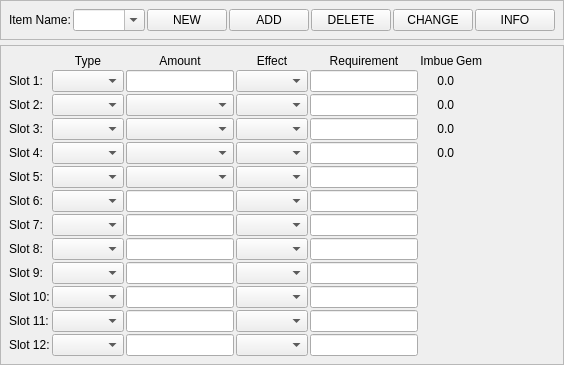
<?xml version="1.0" encoding="UTF-8"?>
<ui version="4.0">
 <class>ItemWidget</class>
 <widget class="QWidget" name="ItemWidget">
  <property name="geometry">
   <rect>
    <x>0</x>
    <y>0</y>
    <width>530</width>
    <height>343</height>
   </rect>
  </property>
  <property name="windowTitle">
   <string>Form</string>
  </property>
  <layout class="QVBoxLayout" name="verticalLayout">
   <property name="spacing">
    <number>5</number>
   </property>
   <property name="leftMargin">
    <number>0</number>
   </property>
   <property name="topMargin">
    <number>0</number>
   </property>
   <property name="rightMargin">
    <number>0</number>
   </property>
   <property name="bottomMargin">
    <number>0</number>
   </property>
   <item>
    <widget class="QFrame" name="ItemHeaderFrame">
     <property name="sizePolicy">
      <sizepolicy hsizetype="Expanding" vsizetype="Fixed">
       <horstretch>0</horstretch>
       <verstretch>0</verstretch>
      </sizepolicy>
     </property>
     <property name="frameShape">
      <enum>QFrame::StyledPanel</enum>
     </property>
     <layout class="QHBoxLayout" name="_3">
      <property name="spacing">
       <number>2</number>
      </property>
      <property name="leftMargin">
       <number>8</number>
      </property>
      <property name="topMargin">
       <number>8</number>
      </property>
      <property name="rightMargin">
       <number>8</number>
      </property>
      <property name="bottomMargin">
       <number>8</number>
      </property>
      <item>
       <widget class="QLabel" name="ItemNameLabel">
        <property name="text">
         <string>Item Name:</string>
        </property>
       </widget>
      </item>
      <item>
       <widget class="QComboBox" name="ItemName">
        <property name="sizePolicy">
         <sizepolicy hsizetype="Expanding" vsizetype="Fixed">
          <horstretch>0</horstretch>
          <verstretch>0</verstretch>
         </sizepolicy>
        </property>
        <property name="editable">
         <bool>true</bool>
        </property>
        <property name="maxVisibleItems">
         <number>20</number>
        </property>
        <property name="duplicatesEnabled">
         <bool>true</bool>
        </property>
       </widget>
      </item>
      <item>
       <widget class="QPushButton" name="ItemNewButton">
        <property name="sizePolicy">
         <sizepolicy hsizetype="Minimum" vsizetype="Fixed">
          <horstretch>0</horstretch>
          <verstretch>0</verstretch>
         </sizepolicy>
        </property>
        <property name="text">
         <string>NEW</string>
        </property>
       </widget>
      </item>
      <item>
       <widget class="QPushButton" name="ItemAddButton">
        <property name="text">
         <string>ADD</string>
        </property>
       </widget>
      </item>
      <item>
       <widget class="QPushButton" name="ItemDeleteButton">
        <property name="text">
         <string>DELETE</string>
        </property>
       </widget>
      </item>
      <item>
       <widget class="QPushButton" name="ItemChangeButton">
        <property name="text">
         <string>CHANGE</string>
        </property>
       </widget>
      </item>
      <item>
       <widget class="QPushButton" name="ItemInformationButton">
        <property name="text">
         <string>INFO</string>
        </property>
       </widget>
      </item>
     </layout>
    </widget>
   </item>
   <item>
    <widget class="QFrame" name="ItemSlotFrame">
     <property name="sizePolicy">
      <sizepolicy hsizetype="Expanding" vsizetype="Expanding">
       <horstretch>0</horstretch>
       <verstretch>0</verstretch>
      </sizepolicy>
     </property>
     <property name="frameShape">
      <enum>QFrame::StyledPanel</enum>
     </property>
     <property name="frameShadow">
      <enum>QFrame::Plain</enum>
     </property>
     <layout class="QGridLayout" name="_2">
      <property name="sizeConstraint">
       <enum>QLayout::SetDefaultConstraint</enum>
      </property>
      <property name="leftMargin">
       <number>8</number>
      </property>
      <property name="topMargin">
       <number>8</number>
      </property>
      <property name="rightMargin">
       <number>8</number>
      </property>
      <property name="bottomMargin">
       <number>8</number>
      </property>
      <property name="spacing">
       <number>2</number>
      </property>
      <item row="2" column="6">
       <widget class="QLabel" name="GemName2">
        <property name="text">
         <string/>
        </property>
       </widget>
      </item>
      <item row="7" column="2">
       <widget class="QLineEdit" name="AmountEdit7">
        <property name="sizePolicy">
         <sizepolicy hsizetype="Expanding" vsizetype="Fixed">
          <horstretch>0</horstretch>
          <verstretch>0</verstretch>
         </sizepolicy>
        </property>
       </widget>
      </item>
      <item row="5" column="6">
       <widget class="QLabel" name="GemName5">
        <property name="text">
         <string/>
        </property>
       </widget>
      </item>
      <item row="3" column="1">
       <widget class="QComboBox" name="Type3">
        <property name="maxVisibleItems">
         <number>20</number>
        </property>
       </widget>
      </item>
      <item row="8" column="3">
       <widget class="QComboBox" name="Effect8">
        <property name="maxVisibleItems">
         <number>20</number>
        </property>
       </widget>
      </item>
      <item row="4" column="4">
       <widget class="QLineEdit" name="Requirement4">
        <property name="sizePolicy">
         <sizepolicy hsizetype="Expanding" vsizetype="Fixed">
          <horstretch>0</horstretch>
          <verstretch>0</verstretch>
         </sizepolicy>
        </property>
       </widget>
      </item>
      <item row="11" column="1">
       <widget class="QComboBox" name="Type11">
        <property name="maxVisibleItems">
         <number>20</number>
        </property>
       </widget>
      </item>
      <item row="6" column="4">
       <widget class="QLineEdit" name="Requirement6">
        <property name="sizePolicy">
         <sizepolicy hsizetype="Expanding" vsizetype="Fixed">
          <horstretch>0</horstretch>
          <verstretch>0</verstretch>
         </sizepolicy>
        </property>
       </widget>
      </item>
      <item row="6" column="2">
       <widget class="QComboBox" name="AmountStatic6">
        <property name="maxVisibleItems">
         <number>20</number>
        </property>
       </widget>
      </item>
      <item row="3" column="6">
       <widget class="QLabel" name="GemName3">
        <property name="text">
         <string/>
        </property>
       </widget>
      </item>
      <item row="4" column="3">
       <widget class="QComboBox" name="Effect4">
        <property name="maxVisibleItems">
         <number>20</number>
        </property>
       </widget>
      </item>
      <item row="5" column="2">
       <widget class="QLineEdit" name="AmountEdit5">
        <property name="sizePolicy">
         <sizepolicy hsizetype="Expanding" vsizetype="Fixed">
          <horstretch>0</horstretch>
          <verstretch>0</verstretch>
         </sizepolicy>
        </property>
       </widget>
      </item>
      <item row="2" column="1">
       <widget class="QComboBox" name="Type2">
        <property name="maxVisibleItems">
         <number>20</number>
        </property>
       </widget>
      </item>
      <item row="0" column="1">
       <widget class="QLabel" name="TypeLabel">
        <property name="text">
         <string>Type</string>
        </property>
        <property name="alignment">
         <set>Qt::AlignCenter</set>
        </property>
       </widget>
      </item>
      <item row="8" column="2">
       <widget class="QLineEdit" name="AmountEdit8">
        <property name="sizePolicy">
         <sizepolicy hsizetype="Expanding" vsizetype="Fixed">
          <horstretch>0</horstretch>
          <verstretch>0</verstretch>
         </sizepolicy>
        </property>
       </widget>
      </item>
      <item row="3" column="2">
       <widget class="QLineEdit" name="AmountEdit3">
        <property name="sizePolicy">
         <sizepolicy hsizetype="Expanding" vsizetype="Fixed">
          <horstretch>0</horstretch>
          <verstretch>0</verstretch>
         </sizepolicy>
        </property>
       </widget>
      </item>
      <item row="10" column="3">
       <widget class="QComboBox" name="Effect10">
        <property name="maxVisibleItems">
         <number>20</number>
        </property>
       </widget>
      </item>
      <item row="1" column="2">
       <widget class="QComboBox" name="AmountStatic1">
        <property name="maxVisibleItems">
         <number>20</number>
        </property>
       </widget>
      </item>
      <item row="11" column="4">
       <widget class="QLineEdit" name="Requirement11">
        <property name="sizePolicy">
         <sizepolicy hsizetype="Expanding" vsizetype="Fixed">
          <horstretch>0</horstretch>
          <verstretch>0</verstretch>
         </sizepolicy>
        </property>
       </widget>
      </item>
      <item row="8" column="4">
       <widget class="QLineEdit" name="Requirement8">
        <property name="sizePolicy">
         <sizepolicy hsizetype="Expanding" vsizetype="Fixed">
          <horstretch>0</horstretch>
          <verstretch>0</verstretch>
         </sizepolicy>
        </property>
       </widget>
      </item>
      <item row="1" column="6">
       <widget class="QLabel" name="GemName1">
        <property name="text">
         <string/>
        </property>
       </widget>
      </item>
      <item row="4" column="1">
       <widget class="QComboBox" name="Type4">
        <property name="maxVisibleItems">
         <number>20</number>
        </property>
       </widget>
      </item>
      <item row="5" column="3">
       <widget class="QComboBox" name="Effect5">
        <property name="maxVisibleItems">
         <number>20</number>
        </property>
       </widget>
      </item>
      <item row="12" column="3">
       <widget class="QComboBox" name="Effect12">
        <property name="maxVisibleItems">
         <number>20</number>
        </property>
       </widget>
      </item>
      <item row="10" column="4">
       <widget class="QLineEdit" name="Requirement10">
        <property name="sizePolicy">
         <sizepolicy hsizetype="Expanding" vsizetype="Fixed">
          <horstretch>0</horstretch>
          <verstretch>0</verstretch>
         </sizepolicy>
        </property>
       </widget>
      </item>
      <item row="7" column="0">
       <widget class="QLabel" name="SlotLabel7">
        <property name="text">
         <string>Slot 7:</string>
        </property>
       </widget>
      </item>
      <item row="2" column="0">
       <widget class="QLabel" name="SlotLabel2">
        <property name="text">
         <string>Slot 2:</string>
        </property>
       </widget>
      </item>
      <item row="11" column="3">
       <widget class="QComboBox" name="Effect11">
        <property name="maxVisibleItems">
         <number>20</number>
        </property>
       </widget>
      </item>
      <item row="2" column="2">
       <widget class="QLineEdit" name="AmountEdit2">
        <property name="sizePolicy">
         <sizepolicy hsizetype="Expanding" vsizetype="Fixed">
          <horstretch>0</horstretch>
          <verstretch>0</verstretch>
         </sizepolicy>
        </property>
       </widget>
      </item>
      <item row="0" column="4">
       <widget class="QLabel" name="RequirementLabel">
        <property name="text">
         <string>Requirement</string>
        </property>
        <property name="alignment">
         <set>Qt::AlignCenter</set>
        </property>
       </widget>
      </item>
      <item row="8" column="0">
       <widget class="QLabel" name="SlotLabel8">
        <property name="text">
         <string>Slot 8:</string>
        </property>
       </widget>
      </item>
      <item row="1" column="5">
       <widget class="QLabel" name="ImbuePoints1">
        <property name="text">
         <string>0.0</string>
        </property>
        <property name="alignment">
         <set>Qt::AlignRight|Qt::AlignTrailing|Qt::AlignVCenter</set>
        </property>
       </widget>
      </item>
      <item row="0" column="6">
       <widget class="QLabel" name="GemNameLabel">
        <property name="text">
         <string>Gem</string>
        </property>
        <property name="alignment">
         <set>Qt::AlignCenter</set>
        </property>
       </widget>
      </item>
      <item row="6" column="6">
       <widget class="QLabel" name="GemName6">
        <property name="text">
         <string/>
        </property>
       </widget>
      </item>
      <item row="2" column="5">
       <widget class="QLabel" name="ImbuePoints2">
        <property name="text">
         <string>0.0</string>
        </property>
        <property name="alignment">
         <set>Qt::AlignRight|Qt::AlignTrailing|Qt::AlignVCenter</set>
        </property>
       </widget>
      </item>
      <item row="1" column="3">
       <widget class="QComboBox" name="Effect1">
        <property name="maxVisibleItems">
         <number>20</number>
        </property>
       </widget>
      </item>
      <item row="9" column="4">
       <widget class="QLineEdit" name="Requirement9">
        <property name="sizePolicy">
         <sizepolicy hsizetype="Expanding" vsizetype="Fixed">
          <horstretch>0</horstretch>
          <verstretch>0</verstretch>
         </sizepolicy>
        </property>
       </widget>
      </item>
      <item row="3" column="0">
       <widget class="QLabel" name="SlotLabel3">
        <property name="text">
         <string>Slot 3:</string>
        </property>
       </widget>
      </item>
      <item row="8" column="1">
       <widget class="QComboBox" name="Type8">
        <property name="maxVisibleItems">
         <number>20</number>
        </property>
       </widget>
      </item>
      <item row="7" column="3">
       <widget class="QComboBox" name="Effect7">
        <property name="maxVisibleItems">
         <number>20</number>
        </property>
       </widget>
      </item>
      <item row="5" column="1">
       <widget class="QComboBox" name="Type5">
        <property name="maxVisibleItems">
         <number>20</number>
        </property>
       </widget>
      </item>
      <item row="10" column="0">
       <widget class="QLabel" name="SlotLabel10">
        <property name="text">
         <string>Slot 10:</string>
        </property>
       </widget>
      </item>
      <item row="0" column="2">
       <widget class="QLabel" name="AmountLabel">
        <property name="text">
         <string>Amount</string>
        </property>
        <property name="alignment">
         <set>Qt::AlignCenter</set>
        </property>
       </widget>
      </item>
      <item row="10" column="2">
       <widget class="QLineEdit" name="AmountEdit10">
        <property name="sizePolicy">
         <sizepolicy hsizetype="Expanding" vsizetype="Fixed">
          <horstretch>0</horstretch>
          <verstretch>0</verstretch>
         </sizepolicy>
        </property>
       </widget>
      </item>
      <item row="6" column="2">
       <widget class="QLineEdit" name="AmountEdit6">
        <property name="sizePolicy">
         <sizepolicy hsizetype="Expanding" vsizetype="Fixed">
          <horstretch>0</horstretch>
          <verstretch>0</verstretch>
         </sizepolicy>
        </property>
       </widget>
      </item>
      <item row="3" column="3">
       <widget class="QComboBox" name="Effect3">
        <property name="maxVisibleItems">
         <number>20</number>
        </property>
       </widget>
      </item>
      <item row="3" column="5">
       <widget class="QLabel" name="ImbuePoints3">
        <property name="text">
         <string>0.0</string>
        </property>
        <property name="alignment">
         <set>Qt::AlignRight|Qt::AlignTrailing|Qt::AlignVCenter</set>
        </property>
       </widget>
      </item>
      <item row="6" column="0">
       <widget class="QLabel" name="SlotLabel6">
        <property name="text">
         <string>Slot 6:</string>
        </property>
       </widget>
      </item>
      <item row="7" column="4">
       <widget class="QLineEdit" name="Requirement7">
        <property name="sizePolicy">
         <sizepolicy hsizetype="Expanding" vsizetype="Fixed">
          <horstretch>0</horstretch>
          <verstretch>0</verstretch>
         </sizepolicy>
        </property>
       </widget>
      </item>
      <item row="1" column="4">
       <widget class="QLineEdit" name="Requirement1">
        <property name="sizePolicy">
         <sizepolicy hsizetype="Expanding" vsizetype="Fixed">
          <horstretch>0</horstretch>
          <verstretch>0</verstretch>
         </sizepolicy>
        </property>
       </widget>
      </item>
      <item row="9" column="3">
       <widget class="QComboBox" name="Effect9">
        <property name="maxVisibleItems">
         <number>20</number>
        </property>
       </widget>
      </item>
      <item row="12" column="4">
       <widget class="QLineEdit" name="Requirement12">
        <property name="sizePolicy">
         <sizepolicy hsizetype="Expanding" vsizetype="Fixed">
          <horstretch>0</horstretch>
          <verstretch>0</verstretch>
         </sizepolicy>
        </property>
       </widget>
      </item>
      <item row="12" column="0">
       <widget class="QLabel" name="SlotLabel12">
        <property name="text">
         <string>Slot 12:</string>
        </property>
       </widget>
      </item>
      <item row="2" column="2">
       <widget class="QComboBox" name="AmountStatic2">
        <property name="maxVisibleItems">
         <number>20</number>
        </property>
       </widget>
      </item>
      <item row="12" column="2">
       <widget class="QLineEdit" name="AmountEdit12">
        <property name="sizePolicy">
         <sizepolicy hsizetype="Expanding" vsizetype="Fixed">
          <horstretch>0</horstretch>
          <verstretch>0</verstretch>
         </sizepolicy>
        </property>
       </widget>
      </item>
      <item row="2" column="4">
       <widget class="QLineEdit" name="Requirement2">
        <property name="sizePolicy">
         <sizepolicy hsizetype="Expanding" vsizetype="Fixed">
          <horstretch>0</horstretch>
          <verstretch>0</verstretch>
         </sizepolicy>
        </property>
       </widget>
      </item>
      <item row="2" column="3">
       <widget class="QComboBox" name="Effect2">
        <property name="maxVisibleItems">
         <number>20</number>
        </property>
       </widget>
      </item>
      <item row="7" column="1">
       <widget class="QComboBox" name="Type7">
        <property name="maxVisibleItems">
         <number>20</number>
        </property>
       </widget>
      </item>
      <item row="4" column="2">
       <widget class="QLineEdit" name="AmountEdit4">
        <property name="sizePolicy">
         <sizepolicy hsizetype="Expanding" vsizetype="Fixed">
          <horstretch>0</horstretch>
          <verstretch>0</verstretch>
         </sizepolicy>
        </property>
       </widget>
      </item>
      <item row="5" column="4">
       <widget class="QLineEdit" name="Requirement5">
        <property name="sizePolicy">
         <sizepolicy hsizetype="Expanding" vsizetype="Fixed">
          <horstretch>0</horstretch>
          <verstretch>0</verstretch>
         </sizepolicy>
        </property>
       </widget>
      </item>
      <item row="0" column="5">
       <widget class="QLabel" name="ImbuePointsLabel">
        <property name="text">
         <string>Imbue</string>
        </property>
        <property name="alignment">
         <set>Qt::AlignCenter</set>
        </property>
       </widget>
      </item>
      <item row="6" column="1">
       <widget class="QComboBox" name="Type6">
        <property name="maxVisibleItems">
         <number>20</number>
        </property>
       </widget>
      </item>
      <item row="9" column="2">
       <widget class="QLineEdit" name="AmountEdit9">
        <property name="sizePolicy">
         <sizepolicy hsizetype="Expanding" vsizetype="Fixed">
          <horstretch>0</horstretch>
          <verstretch>0</verstretch>
         </sizepolicy>
        </property>
       </widget>
      </item>
      <item row="1" column="2">
       <widget class="QLineEdit" name="AmountEdit1">
        <property name="sizePolicy">
         <sizepolicy hsizetype="Expanding" vsizetype="Fixed">
          <horstretch>0</horstretch>
          <verstretch>0</verstretch>
         </sizepolicy>
        </property>
       </widget>
      </item>
      <item row="0" column="3">
       <widget class="QLabel" name="EffectLabel">
        <property name="text">
         <string>Effect</string>
        </property>
        <property name="alignment">
         <set>Qt::AlignCenter</set>
        </property>
       </widget>
      </item>
      <item row="6" column="3">
       <widget class="QComboBox" name="Effect6">
        <property name="maxVisibleItems">
         <number>20</number>
        </property>
       </widget>
      </item>
      <item row="3" column="2">
       <widget class="QComboBox" name="AmountStatic3">
        <property name="maxVisibleItems">
         <number>20</number>
        </property>
       </widget>
      </item>
      <item row="11" column="2">
       <widget class="QLineEdit" name="AmountEdit11">
        <property name="sizePolicy">
         <sizepolicy hsizetype="Expanding" vsizetype="Fixed">
          <horstretch>0</horstretch>
          <verstretch>0</verstretch>
         </sizepolicy>
        </property>
       </widget>
      </item>
      <item row="4" column="2">
       <widget class="QComboBox" name="AmountStatic4">
        <property name="maxVisibleItems">
         <number>20</number>
        </property>
       </widget>
      </item>
      <item row="11" column="0">
       <widget class="QLabel" name="SlotLabel11">
        <property name="text">
         <string>Slot 11:</string>
        </property>
       </widget>
      </item>
      <item row="0" column="7" rowspan="13">
       <spacer>
        <property name="orientation">
         <enum>Qt::Horizontal</enum>
        </property>
        <property name="sizeHint" stdset="0">
         <size>
          <width>40</width>
          <height>20</height>
         </size>
        </property>
       </spacer>
      </item>
      <item row="10" column="1">
       <widget class="QComboBox" name="Type10">
        <property name="maxVisibleItems">
         <number>20</number>
        </property>
       </widget>
      </item>
      <item row="1" column="1" alignment="Qt::AlignLeft">
       <widget class="QComboBox" name="Type1">
        <property name="maxVisibleItems">
         <number>20</number>
        </property>
        <property name="modelColumn">
         <number>0</number>
        </property>
       </widget>
      </item>
      <item row="4" column="0">
       <widget class="QLabel" name="SlotLabel4">
        <property name="text">
         <string>Slot 4:</string>
        </property>
       </widget>
      </item>
      <item row="3" column="4">
       <widget class="QLineEdit" name="Requirement3">
        <property name="sizePolicy">
         <sizepolicy hsizetype="Expanding" vsizetype="Fixed">
          <horstretch>0</horstretch>
          <verstretch>0</verstretch>
         </sizepolicy>
        </property>
       </widget>
      </item>
      <item row="4" column="6">
       <widget class="QLabel" name="GemName4">
        <property name="text">
         <string/>
        </property>
       </widget>
      </item>
      <item row="4" column="5">
       <widget class="QLabel" name="ImbuePoints4">
        <property name="text">
         <string>0.0</string>
        </property>
        <property name="alignment">
         <set>Qt::AlignRight|Qt::AlignTrailing|Qt::AlignVCenter</set>
        </property>
       </widget>
      </item>
      <item row="5" column="2">
       <widget class="QComboBox" name="AmountStatic5">
        <property name="maxVisibleItems">
         <number>20</number>
        </property>
       </widget>
      </item>
      <item row="5" column="0">
       <widget class="QLabel" name="SlotLabel5">
        <property name="text">
         <string>Slot 5:</string>
        </property>
       </widget>
      </item>
      <item row="1" column="0">
       <widget class="QLabel" name="SlotLabel1">
        <property name="text">
         <string>Slot 1:</string>
        </property>
       </widget>
      </item>
      <item row="9" column="1">
       <widget class="QComboBox" name="Type9">
        <property name="maxVisibleItems">
         <number>20</number>
        </property>
       </widget>
      </item>
      <item row="13" column="0" colspan="8">
       <spacer>
        <property name="orientation">
         <enum>Qt::Vertical</enum>
        </property>
        <property name="sizeHint" stdset="0">
         <size>
          <width>20</width>
          <height>40</height>
         </size>
        </property>
       </spacer>
      </item>
      <item row="12" column="1">
       <widget class="QComboBox" name="Type12">
        <property name="maxVisibleItems">
         <number>20</number>
        </property>
       </widget>
      </item>
      <item row="9" column="0">
       <widget class="QLabel" name="SlotLabel9">
        <property name="text">
         <string>Slot 9:</string>
        </property>
       </widget>
      </item>
     </layout>
     <zorder>AmountEdit6</zorder>
     <zorder>AmountEdit5</zorder>
     <zorder>AmountEdit4</zorder>
     <zorder>AmountEdit3</zorder>
     <zorder>AmountEdit2</zorder>
     <zorder>AmountEdit1</zorder>
     <zorder>AmountStatic5</zorder>
     <zorder>AmountStatic4</zorder>
     <zorder>AmountStatic3</zorder>
     <zorder>AmountStatic2</zorder>
     <zorder>Effect5</zorder>
     <zorder>Effect6</zorder>
     <zorder>Effect4</zorder>
     <zorder>Type9</zorder>
     <zorder>ImbuePoints1</zorder>
     <zorder>Type1</zorder>
     <zorder>Requirement1</zorder>
     <zorder>AmountStatic1</zorder>
     <zorder>AmountStatic6</zorder>
     <zorder>SlotLabel1</zorder>
     <zorder>GemName1</zorder>
     <zorder>GemNameLabel</zorder>
     <zorder>TypeLabel</zorder>
     <zorder>Type6</zorder>
     <zorder>SlotLabel6</zorder>
     <zorder>Requirement7</zorder>
     <zorder>Effect1</zorder>
     <zorder>AmountEdit7</zorder>
     <zorder>Effect2</zorder>
     <zorder>Type4</zorder>
     <zorder>Type7</zorder>
     <zorder>Effect3</zorder>
     <zorder>SlotLabel5</zorder>
     <zorder>SlotLabel7</zorder>
     <zorder>SlotLabel4</zorder>
     <zorder>Type3</zorder>
     <zorder>Type5</zorder>
     <zorder>Type2</zorder>
     <zorder>SlotLabel3</zorder>
     <zorder>Effect10</zorder>
     <zorder>AmountEdit12</zorder>
     <zorder>Requirement10</zorder>
     <zorder>Effect12</zorder>
     <zorder>Requirement8</zorder>
     <zorder>Effect11</zorder>
     <zorder>Requirement9</zorder>
     <zorder>Requirement6</zorder>
     <zorder>Requirement12</zorder>
     <zorder>Requirement11</zorder>
     <zorder>Requirement2</zorder>
     <zorder>Requirement5</zorder>
     <zorder>SlotLabel2</zorder>
     <zorder>AmountLabel</zorder>
     <zorder>Requirement4</zorder>
     <zorder>Requirement3</zorder>
     <zorder>ImbuePointsLabel</zorder>
     <zorder>RequirementLabel</zorder>
     <zorder>EffectLabel</zorder>
     <zorder>Type8</zorder>
     <zorder>Effect7</zorder>
     <zorder>SlotLabel11</zorder>
     <zorder>SlotLabel8</zorder>
     <zorder>AmountEdit10</zorder>
     <zorder>Type11</zorder>
     <zorder>Effect8</zorder>
     <zorder>AmountEdit11</zorder>
     <zorder>SlotLabel10</zorder>
     <zorder>SlotLabel9</zorder>
     <zorder>SlotLabel12</zorder>
     <zorder>AmountEdit8</zorder>
     <zorder>Type12</zorder>
     <zorder>Effect9</zorder>
     <zorder>AmountEdit9</zorder>
     <zorder>GemName4</zorder>
     <zorder>ImbuePoints4</zorder>
     <zorder>Type10</zorder>
     <zorder>GemName2</zorder>
     <zorder>GemName3</zorder>
     <zorder>ImbuePoints3</zorder>
     <zorder>ImbuePoints2</zorder>
     <zorder>GemName5</zorder>
     <zorder>GemName6</zorder>
     <zorder></zorder>
     <zorder></zorder>
    </widget>
   </item>
  </layout>
 </widget>
 <resources/>
 <connections/>
</ui>
